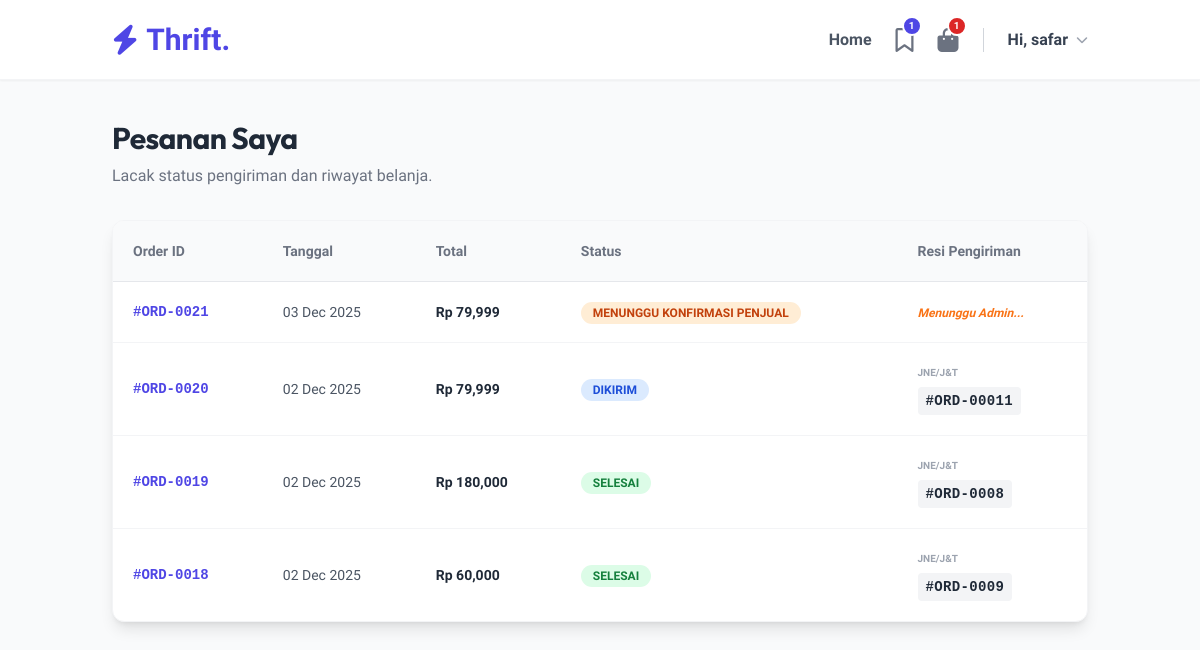
Page /orders (signed in) on the committed database.
### tables this page shows
CREATE TABLE `orders` (
  `id` int(11) NOT NULL,
  `user_id` int(11) NOT NULL,
  `total_price` decimal(10,2) NOT NULL,
  `status` enum('pending','waiting_confirmation','packed','sent','completed','cancelled') DEFAULT 'pending',
  `shipping_address` text DEFAULT NULL,
  `tracking_number` varchar(100) DEFAULT NULL,
  `created_at` timestamp NOT NULL DEFAULT current_timestamp(),
  `payment_method` varchar(50) DEFAULT 'Transfer Bank'
);

### app/Controllers/AuthController.php (called while the page is built, shortened)
<?php
class AuthController {
    public function orders() {
        $db = (new Database())->getConnection();
        $stmtOrder = $db->prepare("SELECT * FROM orders WHERE user_id = ? ORDER BY created_at DESC");
        $stmtOrder->execute([$_SESSION['user_id']]);
        $myOrders = $stmtOrder->fetchAll(PDO::FETCH_ASSOC);
        require_once ROOT_PATH . '/views/auth/orders.php';
    }
}
?>

### public/index.php (called while the page is built, shortened)
<?php
require_once ROOT_PATH . '/app/Controllers/AuthController.php';
$router = new Router();
$router->add('/', 'HomeController', 'index');
$router->add('/product', 'ProductController', 'detail');
$router->add('/login', 'AuthController', 'login');
$router->add('/register', 'AuthController', 'register');
$router->add('/logout', 'AuthController', 'logout');
$router->add('/account', 'AuthController', 'account');
$router->add('/orders', 'AuthController', 'orders');
$router->add('/profile/edit', 'AuthController', 'editProfile');
$router->add('/profile/update', 'AuthController', 'updateProfile');
$router->add('/cart', 'CartController', 'index');
$router->add('/cart/add', 'CartController', 'add');
$router->add('/cart/remove', 'CartController', 'remove');
$router->add('/cart/clear', 'CartController', 'clear');
$router->add('/cart/buy-now', 'CartController', 'buyNow');
$router->add('/checkout', 'CartController', 'checkout');
$router->add('/checkout/process', 'CartController', 'processCheckout');
$router->add('/payment', 'CartController', 'payment');
$router->add('/order/confirm-payment', 'CartController', 'confirmPayment');
$router->add('/wishlist', 'WishlistController', 'index');
$router->add('/wishlist/toggle', 'WishlistController', 'toggle');
$router->add('/discussion/send', 'DiscussionController', 'send');
$router->add('/review/submit', 'ReviewController', 'submit');
$router->add('/admin', 'AdminController', 'index');
$router->add('/admin/products', 'AdminController', 'products');
$router->add('/admin/create', 'AdminController', 'create');
$router->add('/admin/store', 'AdminController', 'store');
$router->add('/admin/edit', 'AdminController', 'edit');
$router->add('/admin/update', 'AdminController', 'update');
$router->add('/admin/delete', 'AdminController', 'delete');
$router->add('/admin/orders', 'AdminController', 'orders');
$router->add('/admin/order-detail', 'AdminController', 'orderDetail');
$router->add('/admin/order-update', 'AdminController', 'updateOrder');
$router->add('/admin/delete-order', 'AdminController', 'deleteOrder');
$router->add('/admin/order/accept', 'AdminController', 'acceptPayment');
$router->add('/admin/payments', 'AdminController', 'payments');
$router->add('/admin/payments/create', 'AdminController', 'createPayment');
$router->add('/admin/payments/store', 'AdminController', 'storePayment');
$router->add('/admin/payments/edit', 'AdminController', 'editPayment');
$router->add('/admin/payments/update', 'AdminController', 'updatePayment');
$router->add('/admin/payments/delete', 'AdminController', 'deletePayment');
$router->add('/admin/discussions', 'AdminController', 'discussions');
$router->add('/admin/reply', 'AdminController', 'replyChat');
$router->dispatch($_SERVER['REQUEST_URI']);
?>

### views/auth/orders.php (the view, shortened to what this page needs)
<?php include ROOT_PATH . '/views/layouts/header.php'; ?>
<div class="min-h-screen bg-gray-50 py-10 fade-in">
    <div class="container mx-auto px-6 max-w-5xl">
        <h1 class="text-3xl font-bold text-gray-800 mb-2">Pesanan Saya</h1>
        <p class="text-gray-500 mb-8">Lacak status pengiriman dan riwayat belanja.</p>
        <div class="bg-white rounded-xl shadow-lg border border-gray-100 overflow-hidden">
            <?php if(empty($myOrders)): ?>
                <div class="text-center py-20">
                    <div class="bg-gray-50 w-24 h-24 rounded-full flex items-center justify-center mx-auto mb-4">
                        <i class="fas fa-box-open text-4xl text-gray-300"></i>
                    </div>
                    <h3 class="text-xl font-bold text-gray-700">Belum ada pesanan</h3>
                    <p class="text-gray-500 mb-6">Kamu belum pernah melakukan transaksi.</p>
                    <a href="/" class="bg-indigo-600 text-white px-6 py-2 rounded-lg font-bold hover:bg-indigo-700">Mulai Belanja</a>
                </div>
            <?php else: ?>
                <div class="overflow-x-auto">
                    <table class="w-full text-left">
                        <thead class="bg-gray-50 text-gray-500 text-sm border-b">
                            <tr>
                                <th class="p-5 font-bold">Order ID</th>
                                <th class="p-5 font-bold">Tanggal</th>
                                <th class="p-5 font-bold">Total</th>
                                <th class="p-5 font-bold">Status</th>
                                <th class="p-5 font-bold">Resi Pengiriman</th>
                            </tr>
                        </thead>
                        <tbody class="divide-y divide-gray-100 text-sm">
                            <?php foreach($myOrders as $order): ?>
                            <tr class="hover:bg-gray-50 transition">
                                <td class="p-5 font-mono font-bold text-indigo-600">
                                    #ORD-<?= str_pad($order['id'], 4, '0', STR_PAD_LEFT) ?>
                                </td>
                                <td class="p-5 text-gray-600">
                                    <?= date('d M Y', strtotime($order['created_at'])) ?>
                                </td>
                                <td class="p-5 font-bold text-gray-800">
                                    Rp <?= number_format($order['total_price']) ?>
                                </td>
                                <td class="p-5">
                                    <?php
                                        $bg = 'bg-gray-100 text-gray-600';
                                        $label = 'Menunggu';
                                        if($order['status']=='waiting_confirmation') { $bg = 'bg-orange-100 text-orange-700'; $label='Menunggu Konfirmasi Penjual'; }
                                        if($order['status']=='sent') { $bg = 'bg-blue-100 text-blue-700'; $label='Dikirim'; }
                                        if($order['status']=='completed') { $bg = 'bg-green-100 text-green-700'; $label='Selesai'; }
                                    ?>
                                    <span class="px-3 py-1 rounded-full text-xs font-bold uppercase <?= $bg ?>">
                                        <?= $label ?>
                                    </span>
                                </td>
                                <td class="p-5">
                                    <?php if(!empty($order['tracking_number']) && ($order['status']=='sent' || $order['status']=='completed')): ?>
                                        <div class="flex flex-col">
                                            <span class="text-[10px] uppercase font-bold text-gray-400">JNE/J&T</span>
                                            <span class="font-mono font-bold text-gray-800 tracking-wide bg-gray-100 px-2 py-1 rounded w-fit mt-1">
                                                <?= $order['tracking_number'] ?>
                                            </span>
                                        </div>
                                    <?php elseif($order['status'] == 'packed'): ?>
                                        <span class="text-orange-500 text-xs font-bold italic">Sedang dikemas...</span>
                                    <?php elseif($order['status'] == 'waiting_confirmation'): ?>
                                        <span class="text-orange-500 text-xs font-bold italic">Menunggu Admin...</span>
                                    <?php elseif($order['status'] == 'pending'): ?>
                                        <a href="/payment?id=<?= $order['id'] ?>" class="text-indigo-600 font-bold underline text-xs">Bayar Sekarang</a>
                                    <?php else: ?>
                                        <span class="text-gray-300">-</span>
                                    <?php endif; ?>
                                </td>
                            </tr>
                            <?php endforeach; ?>
                        </tbody>
                    </table>
                </div>
            <?php endif; ?>
        </div>
    </div>
</div>
<?php include ROOT_PATH . '/views/layouts/footer.php'; ?>

### public/css/style.css (style rules this page uses)
:root { --primary: #4f46e5; --primary-dark: #3730a3; --accent: #f43f5e; --dark: #0f172a; --light: #f8fafc; }
body { font-family: 'Urbanist', sans-serif; background-color: #f8fafc; color: #1e293b; -webkit-font-smoothing: antialiased; overflow-x: hidden; }
h1, h2, h3, h4, h5, h6, .brand-font { font-family: 'Outfit', sans-serif; letter-spacing: -0.02em; }
.fade-in { animation: fadeInUp 0.6s ease-out forwards; opacity: 0; transform: translateY(20px); }

### rows in the picture
orders: id "0021", created_at "03 Dec 2025", total_price "79,999", status "MENUNGGU KONFIRMASI PENJUAL", shows "Menunggu Admin..."
orders: id "0020", created_at "02 Dec 2025", total_price "79,999", status "DIKIRIM", tracking_number "#ORD-00011"
orders: id "0019", created_at "02 Dec 2025", total_price "180,000", status "SELESAI", tracking_number "#ORD-0008"
orders: id "0018", created_at "02 Dec 2025", total_price "60,000", status "SELESAI", tracking_number "#ORD-0009"

### other values in the picture
$wishlistCount "1"
$cartCount "1"
explode(' ', $_SESSION['name'] ?? 'User')[0] "safar"
